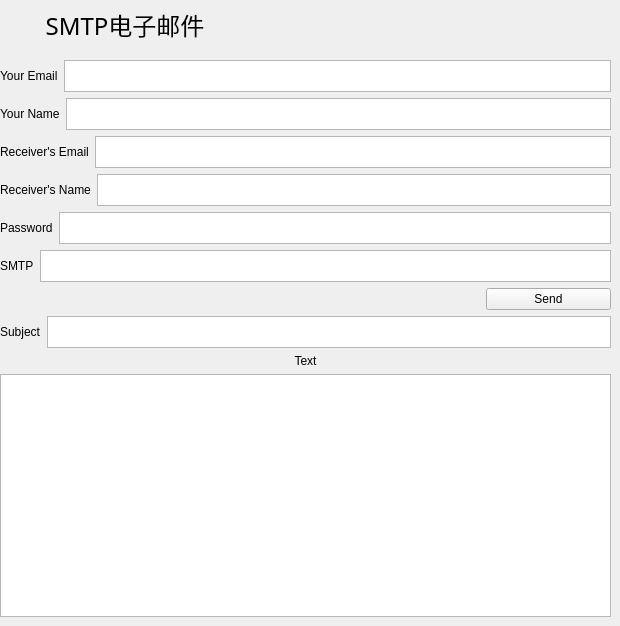
    <widget class="QWidget" name="page_6">
     <widget class="QWidget" name="layoutWidget">
      <property name="geometry">
       <rect>
        <x>0</x>
        <y>60</y>
        <width>611</width>
        <height>557</height>
       </rect>
      </property>
      <layout class="QVBoxLayout" name="smtp_layout_1">
       <item>
        <layout class="QVBoxLayout" name="smtp_layout_2">
         <item>
          <layout class="QHBoxLayout" name="smtp_layout_3">
           <item>
            <widget class="QLabel" name="smtp_label_1">
             <property name="maximumSize">
              <size>
               <width>16777215</width>
               <height>32</height>
              </size>
             </property>
             <property name="text">
              <string>Your Email</string>
             </property>
            </widget>
           </item>
           <item>
            <widget class="QTextEdit" name="smtp_tf_1">
             <property name="maximumSize">
              <size>
               <width>16777215</width>
               <height>32</height>
              </size>
             </property>
            </widget>
           </item>
          </layout>
         </item>
         <item>
          <layout class="QHBoxLayout" name="smtp_layout_4">
           <item>
            <widget class="QLabel" name="smtp_label_2">
             <property name="maximumSize">
              <size>
               <width>16777215</width>
               <height>32</height>
              </size>
             </property>
             <property name="text">
              <string>Your Name</string>
             </property>
            </widget>
           </item>
           <item>
            <widget class="QTextEdit" name="smtp_tf_2">
             <property name="maximumSize">
              <size>
               <width>16777215</width>
               <height>32</height>
              </size>
             </property>
            </widget>
           </item>
          </layout>
         </item>
         <item>
          <layout class="QHBoxLayout" name="smtp_layout_5">
           <item>
            <widget class="QLabel" name="smtp_label_3">
             <property name="maximumSize">
              <size>
               <width>16777215</width>
               <height>32</height>
              </size>
             </property>
             <property name="text">
              <string>Receiver's Email</string>
             </property>
            </widget>
           </item>
           <item>
            <widget class="QTextEdit" name="smtp_tf_3">
             <property name="maximumSize">
              <size>
               <width>16777215</width>
               <height>32</height>
              </size>
             </property>
            </widget>
           </item>
          </layout>
         </item>
         <item>
          <layout class="QHBoxLayout" name="smtp_layout_6">
           <item>
            <widget class="QLabel" name="smtp_label_4">
             <property name="maximumSize">
              <size>
               <width>16777215</width>
               <height>32</height>
              </size>
             </property>
             <property name="text">
              <string>Receiver's Name</string>
             </property>
            </widget>
           </item>
           <item>
            <widget class="QTextEdit" name="smtp_tf_4">
             <property name="maximumSize">
              <size>
               <width>16777215</width>
               <height>32</height>
              </size>
             </property>
            </widget>
           </item>
          </layout>
         </item>
         <item>
          <layout class="QHBoxLayout" name="smtp_layout_7">
           <item>
            <widget class="QLabel" name="smtp_label_5">
             <property name="maximumSize">
              <size>
               <width>16777215</width>
               <height>32</height>
              </size>
             </property>
             <property name="text">
              <string>Password</string>
             </property>
            </widget>
           </item>
           <item>
            <widget class="QTextEdit" name="smtp_tf_5">
             <property name="maximumSize">
              <size>
               <width>16777215</width>
               <height>32</height>
              </size>
             </property>
            </widget>
           </item>
          </layout>
         </item>
         <item>
          <layout class="QHBoxLayout" name="smtp_layout_8">
           <item>
            <widget class="QLabel" name="smtp_label_6">
             <property name="maximumSize">
              <size>
               <width>16777215</width>
               <height>32</height>
              </size>
             </property>
             <property name="text">
              <string>SMTP</string>
             </property>
            </widget>
           </item>
           <item>
            <widget class="QTextEdit" name="smtp_tf_6">
             <property name="maximumSize">
              <size>
               <width>16777215</width>
               <height>32</height>
              </size>
             </property>
            </widget>
           </item>
          </layout>
         </item>
        </layout>
       </item>
       <item>
        <layout class="QHBoxLayout" name="smtp_layout_9">
         <item>
          <widget class="QLabel" name="smtp_label_7">
           <property name="minimumSize">
            <size>
             <width>480</width>
             <height>0</height>
            </size>
           </property>
           <property name="text">
            <string/>
           </property>
          </widget>
         </item>
         <item>
          <widget class="QPushButton" name="smtp_push">
           <property name="text">
            <string>Send</string>
           </property>
          </widget>
         </item>
        </layout>
       </item>
       <item>
        <layout class="QHBoxLayout" name="smtp_layout_10">
         <item>
          <widget class="QLabel" name="smtp_label_8">
           <property name="text">
            <string>Subject</string>
           </property>
          </widget>
         </item>
         <item>
          <widget class="QTextEdit" name="smtp_tf_7">
           <property name="maximumSize">
            <size>
             <width>16777215</width>
             <height>32</height>
            </size>
           </property>
          </widget>
         </item>
        </layout>
       </item>
       <item>
        <layout class="QVBoxLayout" name="smtp_layout_11">
         <item>
          <widget class="QLabel" name="smtp_label_9">
           <property name="text">
            <string>Text</string>
           </property>
           <property name="alignment">
            <set>Qt::AlignCenter</set>
           </property>
          </widget>
         </item>
         <item>
          <widget class="QTextEdit" name="smtp_tf_8"/>
         </item>
        </layout>
       </item>
      </layout>
     </widget>
     <widget class="QLabel" name="title_label_6">
      <property name="geometry">
       <rect>
        <x>0</x>
        <y>0</y>
        <width>250</width>
        <height>50</height>
       </rect>
      </property>
      <property name="font">
       <font>
        <family>.萍方-简</family>
        <pointsize>18</pointsize>
       </font>
      </property>
      <property name="text">
       <string>SMTP电子邮件</string>
      </property>
      <property name="alignment">
       <set>Qt::AlignCenter</set>
      </property>
     </widget>
    </widget>
